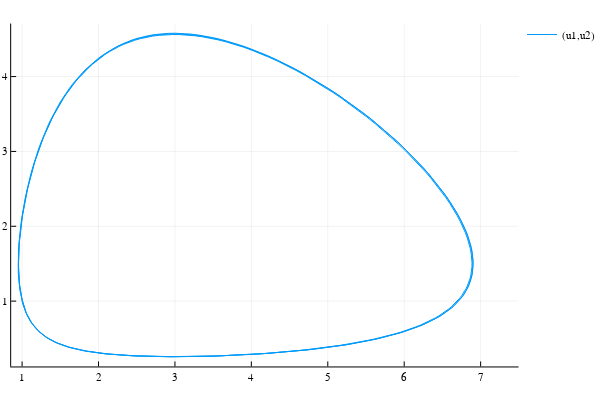

Source (notebook cell):
### Markdown cell above
Plot the solution in phase space.

### Code cell
Plots.plot(sol, vars = (1,2))

### Figure 1 — Plotly figure (JSON) as saved in the notebook; plotly's stock layout.template omitted (floating-point values rounded to 4 significant figures; data arrays with more than 128 entries replaced by an {"elided": "..."} marker saying what was removed)
{"data": [{"colorbar": {"title": ""}, "legendgroup": "(u1,u2)", "line": {"color": "rgba(0, 154, 250, 1.000)", "dash": "solid", "shape": "linear", "width": 1}, "mode": "lines", "name": "(u1,u2)", "showlegend": true, "type": "scatter", "x": {"elided": "1000 float values"}, "xaxis": "x1", "y": {"elided": "1000 float values"}, "yaxis": "y1", "zmax": null, "zmin": null}], "layout": {"annotations": [], "height": 400, "legend": {"bgcolor": "rgba(255, 255, 255, 1.000)", "bordercolor": "rgba(0, 0, 0, 1.000)", "font": {"color": "rgba(0, 0, 0, 1.000)", "family": "sans-serif", "size": 11}, "tracegroupgap": 0, "x": 1, "y": 1}, "margin": {"b": 20, "l": 0, "r": 0, "t": 20}, "paper_bgcolor": "rgba(255, 255, 255, 1.000)", "plot_bgcolor": "rgba(255, 255, 255, 1.000)", "showlegend": true, "width": 600, "xaxis": {"anchor": "y1", "domain": [0.02138, 0.9934], "gridcolor": "rgba(0, 0, 0, 0.100)", "gridwidth": 0.5, "linecolor": "rgba(0, 0, 0, 1.000)", "mirror": false, "range": [0.857, 7.496], "showgrid": true, "showline": true, "showticklabels": true, "tickangle": 0, "tickcolor": "rgb(0, 0, 0)", "tickfont": {"color": "rgba(0, 0, 0, 1.000)", "family": "sans-serif", "size": 11}, "tickmode": "array", "ticks": "inside", "ticktext": ["1", "2", "3", "4", "5", "6", "7"], "tickvals": [1, 2, 3, 4, 5, 6, 7], "title": "", "titlefont": {"color": "rgba(0, 0, 0, 1.000)", "family": "sans-serif", "size": 15}, "type": "-", "visible": true, "zeroline": false, "zerolinecolor": "rgba(0, 0, 0, 1.000)"}, "yaxis": {"anchor": "x1", "domain": [0.03762, 0.9902], "gridcolor": "rgba(0, 0, 0, 0.100)", "gridwidth": 0.5, "linecolor": "rgba(0, 0, 0, 1.000)", "mirror": false, "range": [0.1272, 4.708], "showgrid": true, "showline": true, "showticklabels": true, "tickangle": 0, "tickcolor": "rgb(0, 0, 0)", "tickfont": {"color": "rgba(0, 0, 0, 1.000)", "family": "sans-serif", "size": 11}, "tickmode": "array", "ticks": "inside", "ticktext": ["1", "2", "3", "4"], "tickvals": [1, 2, 3, 4], "title": "", "titlefont": {"color": "rgba(0, 0, 0, 1.000)", "family": "sans-serif", "size": 15}, "type": "-", "visible": true, "zeroline": false, "zerolinecolor": "rgba(0, 0, 0, 1.000)"}}}
